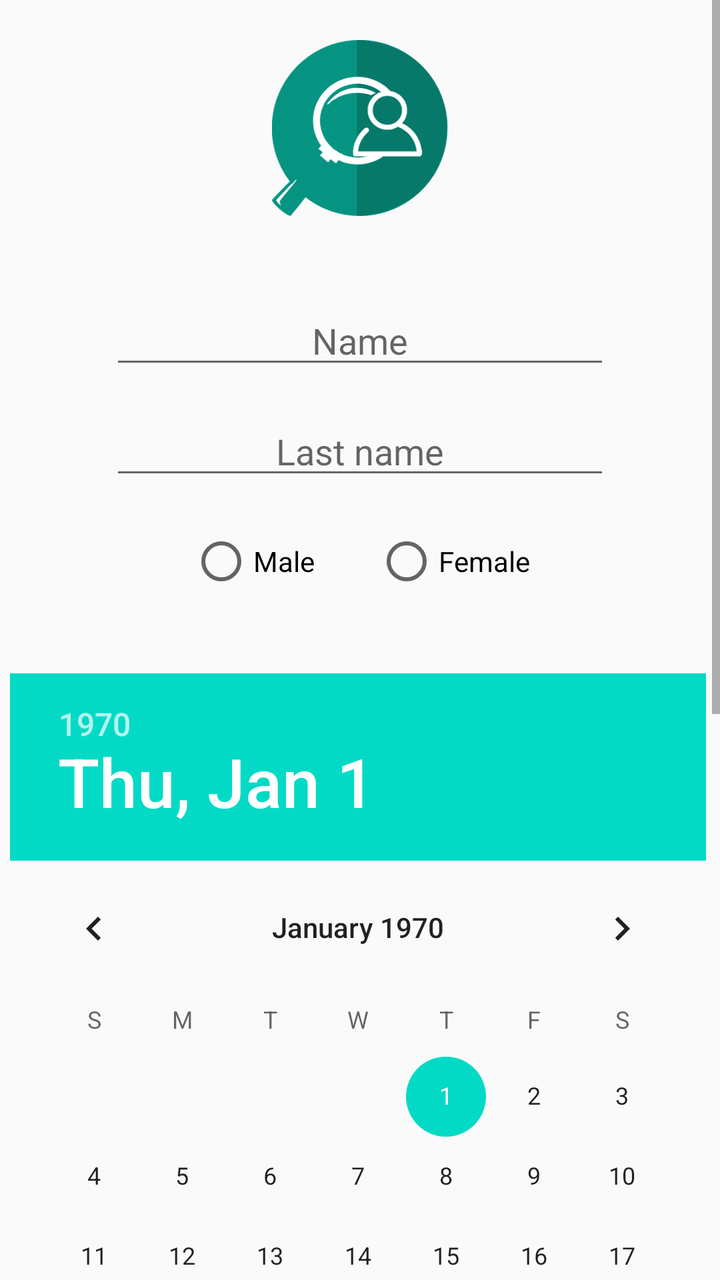
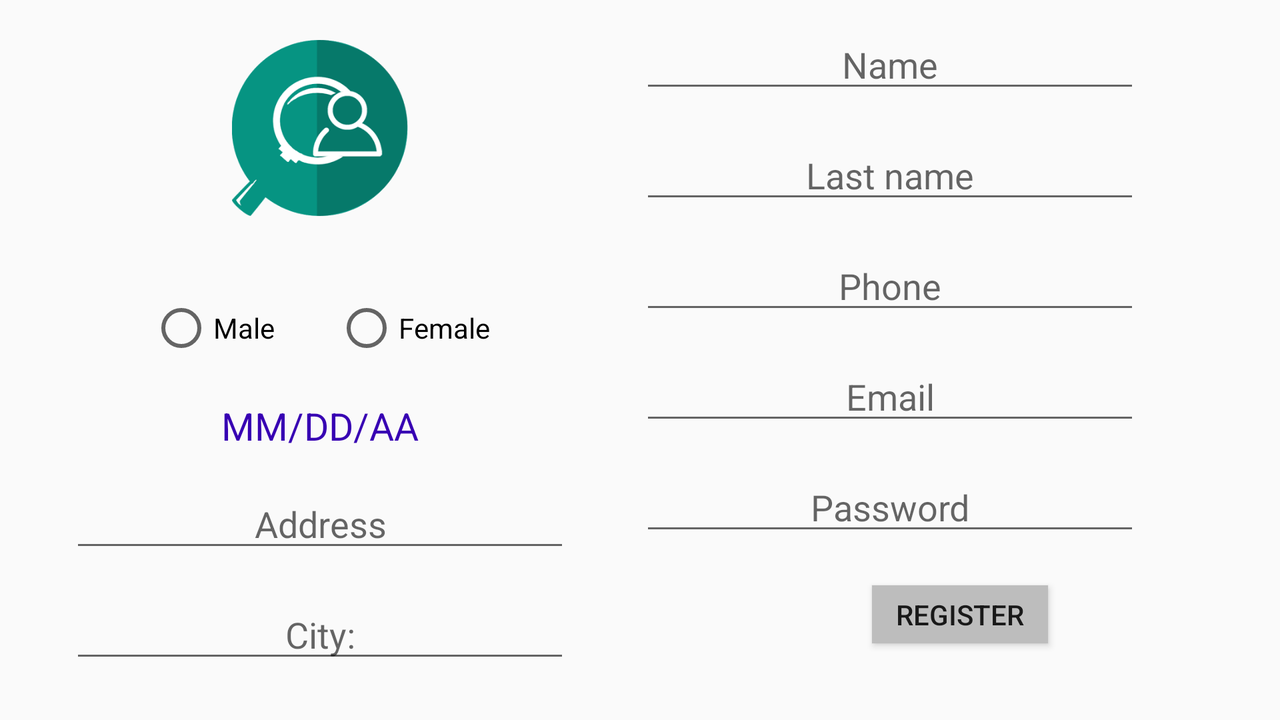

Compare how this app lays out the same screen by default and in its alternative resource folder. The renders come first, then the two layout files and the values they reference.
<!-- AndroidManifest.xml: application theme AppTheme -->
<!-- res/layout/activity_register.xml -->
<?xml version="1.0" encoding="utf-8"?>
<RelativeLayout xmlns:android="http://schemas.android.com/apk/res/android"
    xmlns:app="http://schemas.android.com/apk/res-auto"
    xmlns:tools="http://schemas.android.com/tools"
    android:layout_height="match_parent"
    android:layout_width="match_parent"
    tools:context="co.edu.udea.compumovil.gr05_20172.lab1.RegisterActivity">

    <ScrollView
        android:layout_width="match_parent"
        android:layout_height="match_parent"
        tools:layout_editor_absoluteY="8dp"
        tools:layout_editor_absoluteX="8dp"
        android:layout_alignParentTop="true"
        android:layout_alignParentLeft="true"
        android:layout_alignParentStart="true">

        <LinearLayout
            android:layout_width="match_parent"
            android:layout_height="wrap_content"
            android:orientation="vertical"
            android:gravity="center">

            <ImageView
                android:id="@+id/imgUser"
                android:layout_width="144dp"
                android:layout_height="108dp"
                android:paddingTop="20dp"
                app:srcCompat="@drawable/profile" />

            <EditText
                android:id="@+id/txtUserName"
                style="@style/styleTxt"
                android:layout_marginTop="40dp"
                android:hint="@string/name"
                android:inputType="textCapSentences|textNoSuggestions" />

            <EditText
                android:id="@+id/txtUserLastName"
                style="@style/styleTxt"
                android:hint="@string/lastName"
                android:inputType="textCapSentences|textNoSuggestions" />

            <RadioGroup
                android:id="@+id/rGrGender"
                android:layout_width="wrap_content"
                android:layout_height="wrap_content"
                android:layout_marginBottom="20dp"
                android:layout_marginTop="20dp"
                android:orientation="horizontal">

                <RadioButton
                    android:id="@+id/rBtnMale"
                    android:layout_width="wrap_content"
                    android:layout_height="wrap_content"
                    android:layout_marginRight="30dp"
                    android:text="@string/male" />

                <RadioButton
                    android:id="@+id/rBtnFemale"
                    android:layout_width="wrap_content"
                    android:layout_height="wrap_content"
                    android:text="@string/female" />

            </RadioGroup>

            <DatePicker
                android:id="@+id/datePicker"
                android:layout_width="match_parent"
                android:layout_height="wrap_content"
                android:layout_weight="1"
                android:paddingLeft="5dp"
                android:paddingTop="20dp" />

            <EditText
                android:id="@+id/txtUserPhone"
                style="@style/styleTxt"
                android:hint="@string/phone"
                android:inputType="phone" />

            <EditText
                android:id="@+id/txtUserAddress"
                style="@style/styleTxt"
                android:hint="@string/address"
                android:inputType="textPersonName|textNoSuggestions" />

            <EditText
                android:id="@+id/txtUserEmail"
                style="@style/styleTxt"
                android:inputType="textEmailAddress"
                android:hint="@string/email" />

            <EditText
                android:id="@+id/txtUserPassword"
                style="@style/styleTxt"
                android:inputType="textPassword"
                android:hint="@string/password" />

            <AutoCompleteTextView
                android:id="@+id/autoCompleteTextView2"
                style="@style/styleTxt"
                android:inputType="textFilter"
                android:hint="@string/city" />

            <Button
                android:id="@+id/btnUserRegister"
                style="@style/styleBtn"
                android:layout_marginTop="40dp"
                android:text="@string/register" />


        </LinearLayout>
    </ScrollView>

</RelativeLayout>
<!-- resources referenced by this layout -->
<resources>
  <!-- drawable profile: jpg bitmap (drawable, 25833 bytes) -->
  <string name="address">Address</string>
  <string name="city">City: </string>
  <string name="email">Email</string>
  <string name="female">Female</string>
  <string name="lastName">Last name</string>
  <string name="male">Male</string>
  <string name="name">Name</string>
  <string name="password">Password</string>
  <string name="phone">Phone</string>
  <string name="register">Register</string>
  <style name="styleBtn">
  
          <item name="android:layout_width">wrap_content</item>
          <item name="android:layout_height">wrap_content</item>
          <item name="android:layout_marginTop">24dp</item>
          <item name="android:layout_marginBottom">14dp</item>
          <item name="android:background">#BDBDBD</item>
  
      </style>
  <style name="styleTxt">
  
          <item name="android:layout_width">250dp</item>
          <item name="android:layout_height">wrap_content</item>
          <item name="android:gravity">center</item>
          <item name="android:layout_marginTop">14dp</item>
      </style>
  <style name="AppTheme" parent="Theme.AppCompat.Light.DarkActionBar">
          
          <item name="colorPrimary">@color/colorPrimary</item>
          <item name="colorPrimaryDark">@color/colorPrimaryDark</item>
          <item name="colorAccent">@color/colorAccent</item>
      </style>
</resources>
<!-- res/layout-land/activity_register.xml (the repository's variant of the layout above) -->
<!-- drawn on the phone turned sideways -->
<?xml version="1.0" encoding="utf-8"?>
<LinearLayout xmlns:android="http://schemas.android.com/apk/res/android"
    xmlns:app="http://schemas.android.com/apk/res-auto"
    android:layout_width="match_parent"
    android:layout_height="match_parent"
    android:orientation="vertical"
    android:weightSum="1">


    <ScrollView
        android:layout_width="match_parent"
        android:layout_height="wrap_content">


        <LinearLayout
            android:layout_width="match_parent"
            android:layout_height="wrap_content"
            android:orientation="horizontal">

            <LinearLayout
                android:layout_width="0dp"
                android:layout_height="match_parent"
                android:layout_weight="1"
                android:gravity="center_horizontal"
                android:orientation="vertical">

                <ImageView
                    android:id="@+id/imgUser"
                    android:layout_width="match_parent"
                    android:layout_height="108dp"
                    android:onClick="onClick"
                    android:paddingTop="20dp"
                    app:srcCompat="@drawable/profile" />

                <RadioGroup
                    android:id="@+id/rGrGender"
                    android:layout_width="match_parent"
                    android:layout_height="wrap_content"
                    android:layout_marginBottom="20dp"
                    android:layout_marginTop="40dp"
                    android:gravity="center"
                    android:orientation="horizontal">

                    <RadioButton
                        android:id="@+id/rBtnMale"
                        android:layout_width="wrap_content"
                        android:layout_height="wrap_content"
                        android:layout_marginRight="30dp"
                        android:text="@string/male" />

                    <RadioButton
                        android:id="@+id/rBtnFemale"
                        android:layout_width="wrap_content"
                        android:layout_height="wrap_content"
                        android:text="@string/female" />

                </RadioGroup>

                <TextView
                    android:id="@+id/tvDate"
                    style="@style/styleTxtView"
                    android:clickable="true"
                    android:onClick="onClick"
                    android:text="@string/date"
                    android:textColor="@color/colorPrimaryDark" />

                <EditText
                    android:id="@+id/txtUserAddress"
                    style="@style/styleTxt"
                    android:hint="@string/address"
                    android:inputType="textPersonName|textNoSuggestions" />

                <AutoCompleteTextView
                    android:id="@+id/autoCompleteTextView2"
                    style="@style/styleTxt"
                    android:hint="@string/city"
                    android:inputType="textFilter" />

            </LinearLayout>

            <LinearLayout
                android:layout_width="0dp"
                android:layout_height="match_parent"
                android:layout_weight="1"
                android:orientation="vertical">


                <EditText
                    android:id="@+id/txtUserName"
                    style="@style/styleTxt"
                    android:layout_marginTop="10dp"
                    android:hint="@string/name"
                    android:inputType="textCapSentences|textNoSuggestions" />

                <EditText
                    android:id="@+id/txtUserLastName"
                    style="@style/styleTxt"
                    android:hint="@string/lastName"
                    android:inputType="textCapSentences|textNoSuggestions" />

                <EditText
                    android:id="@+id/txtUserPhone"
                    style="@style/styleTxt"
                    android:hint="@string/phone"
                    android:inputType="phone" />

                <EditText
                    android:id="@+id/txtUserEmail"
                    style="@style/styleTxt"
                    android:hint="@string/email"
                    android:inputType="textEmailAddress" />

                <EditText
                    android:id="@+id/txtUserPassword"
                    style="@style/styleTxt"
                    android:hint="@string/password"
                    android:inputType="textPassword" />

                <Button
                    android:id="@+id/btnUserRegister"
                    style="@style/styleBtn"
                    android:layout_gravity="center"
                    android:layout_marginTop="20dp"
                    android:text="@string/register"
                    android:layout_height="29dp" />

            </LinearLayout>

        </LinearLayout>
    </ScrollView>

</LinearLayout>
<!-- resources referenced by the variant -->
<!-- as the phone turned sideways resolves them -->
<resources>
  <!-- drawable profile: jpg bitmap (drawable, 25833 bytes) -->
  <string name="address">Address</string>
  <string name="city">City: </string>
  <string name="date">MM/DD/AA</string>
  <string name="email">Email</string>
  <string name="female">Female</string>
  <string name="lastName">Last name</string>
  <string name="male">Male</string>
  <string name="name">Name</string>
  <string name="password">Password</string>
  <string name="phone">Phone</string>
  <string name="register">Register</string>
  <style name="styleBtn">
  
          <item name="android:layout_width">wrap_content</item>
          <item name="android:layout_height">wrap_content</item>
          <item name="android:layout_marginTop">24dp</item>
          <item name="android:layout_marginBottom">14dp</item>
          <item name="android:background">#BDBDBD</item>
  
      </style>
  <style name="styleTxt">
  
          <item name="android:layout_width">250dp</item>
          <item name="android:layout_height">wrap_content</item>
          <item name="android:gravity">center</item>
          <item name="android:layout_marginTop">14dp</item>
      </style>
  <style name="styleTxtView">
  
          <item name="android:textSize">19dp</item>
          <item name="android:textColor">#01579b</item>
          <item name="android:text">@string/register</item>
          <item name="android:layout_width">wrap_content</item>
          <item name="android:layout_height">wrap_content</item>
          <item name="android:onClick">onClick</item>
          <item name="android:clickable">true</item>
  
      </style>
  <style name="AppTheme" parent="Theme.AppCompat.Light.DarkActionBar">
          
          <item name="colorPrimary">@color/colorPrimary</item>
          <item name="colorPrimaryDark">@color/colorPrimaryDark</item>
          <item name="colorAccent">@color/colorAccent</item>
      </style>
</resources>
